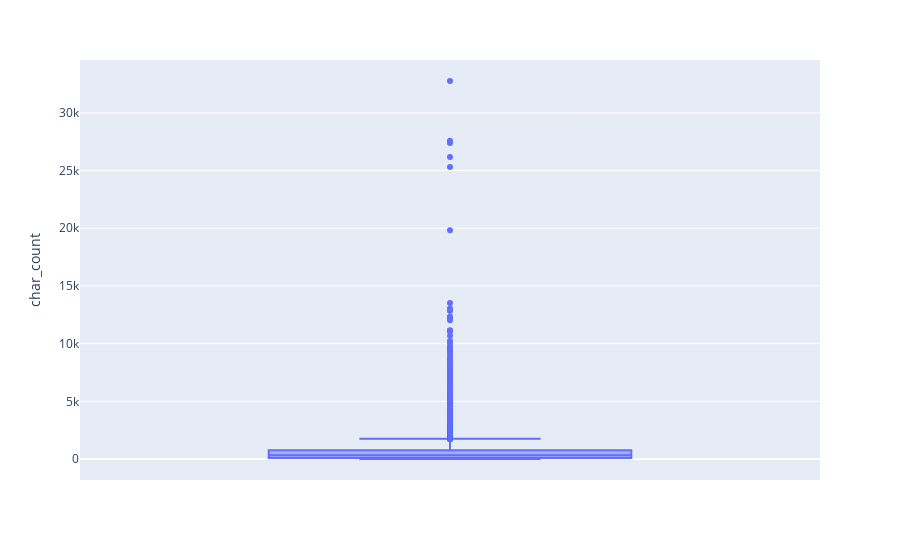

Notebook source saved alongside this figure:
### Code cell
px.box(df, y= "char_count")

### Figure 1 — Plotly figure (JSON) as saved in the notebook; plotly's stock layout.template omitted (floating-point values rounded to 4 significant figures; data arrays with more than 128 entries replaced by an {"elided": "..."} marker saying what was removed)
{"data": [{"alignmentgroup": "True", "hovertemplate": "char_count=%{y}<extra></extra>", "legendgroup": "", "marker": {"color": "#636efa"}, "name": "", "notched": false, "offsetgroup": "", "orientation": "v", "showlegend": false, "type": "box", "x0": " ", "xaxis": "x", "y": {"elided": "52681 int values"}, "y0": " ", "yaxis": "y"}], "layout": {"boxmode": "group", "legend": {"tracegroupgap": 0}, "margin": {"t": 60}, "xaxis": {"anchor": "y", "domain": [0, 1]}, "yaxis": {"anchor": "x", "domain": [0, 1], "title": {"text": "char_count"}}}}
